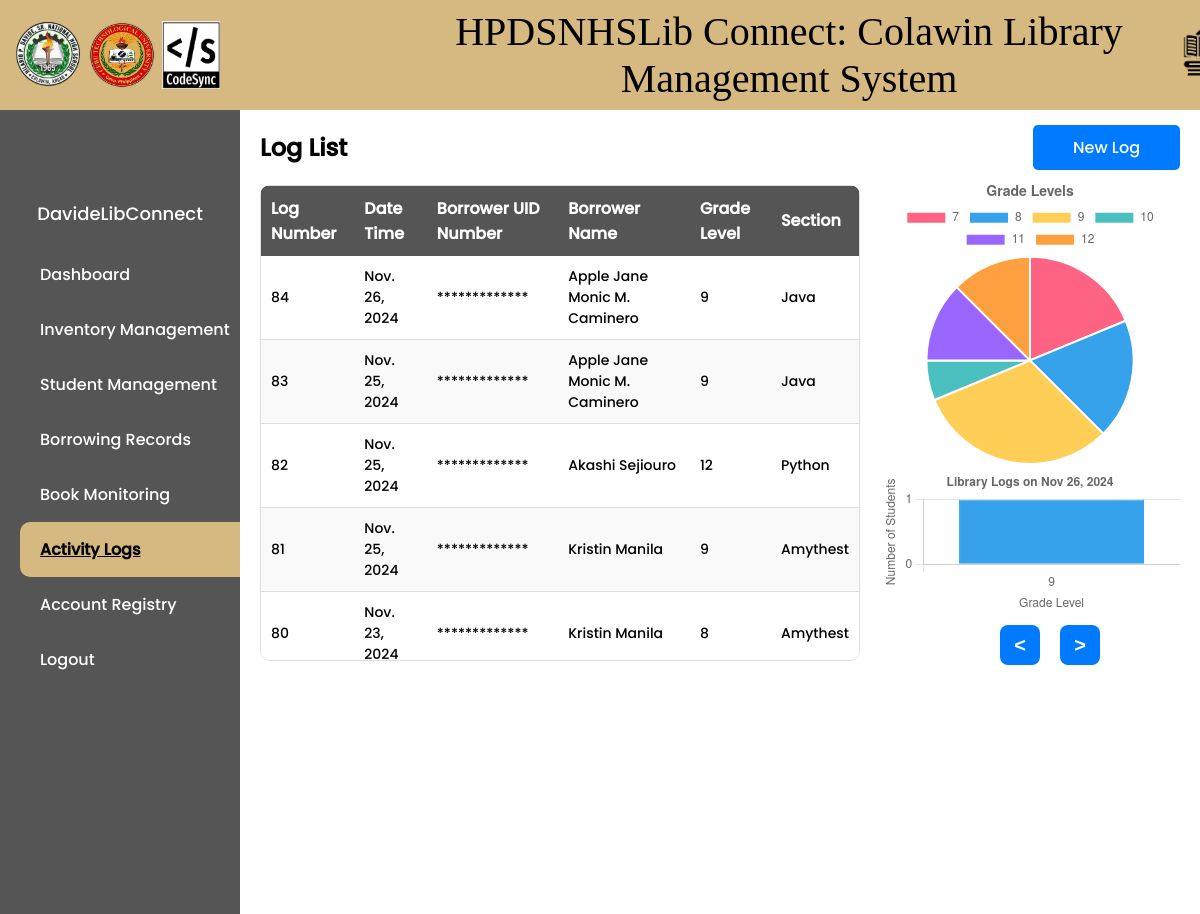
/list/ (signed in, upper part), run on an earlier commit of the app's database.
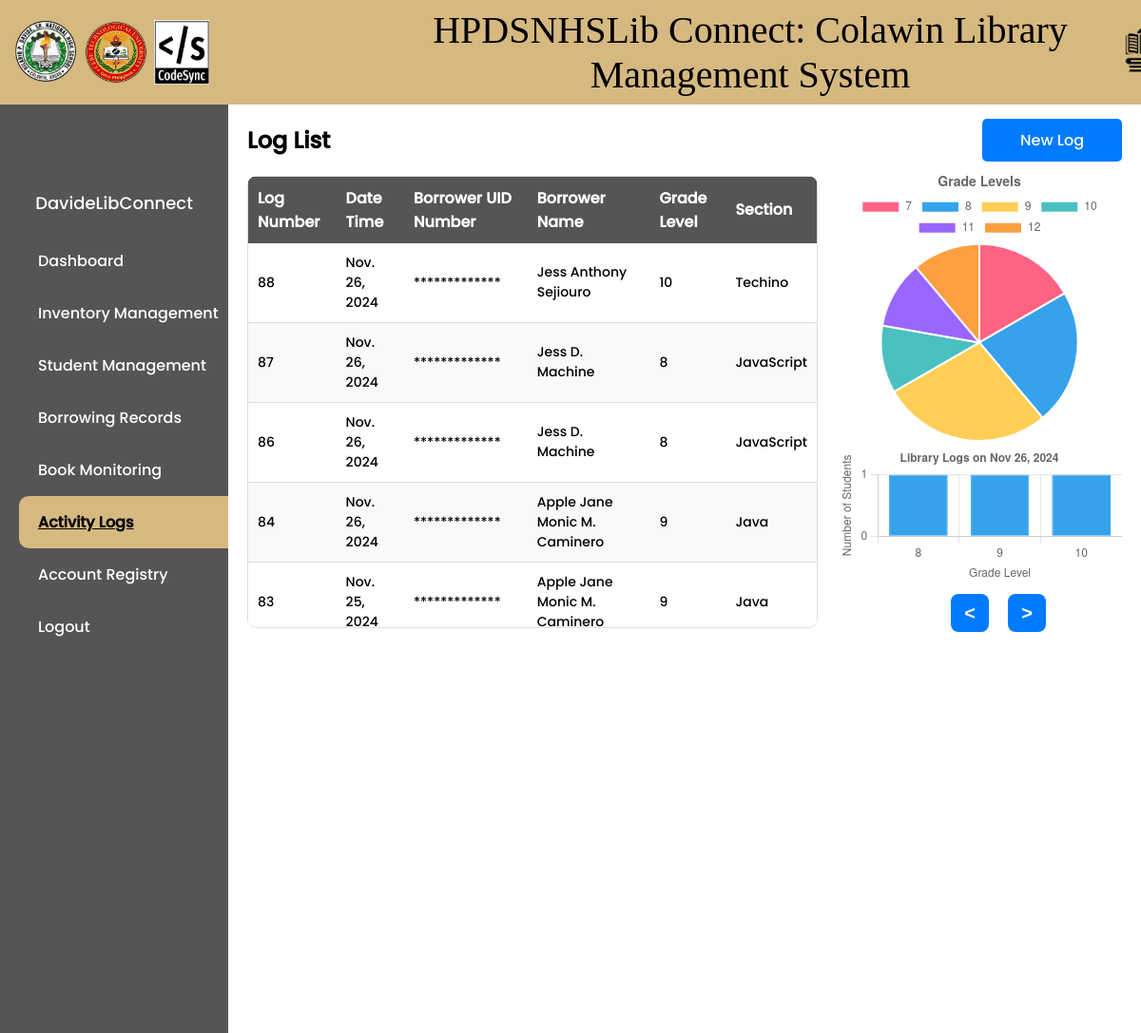
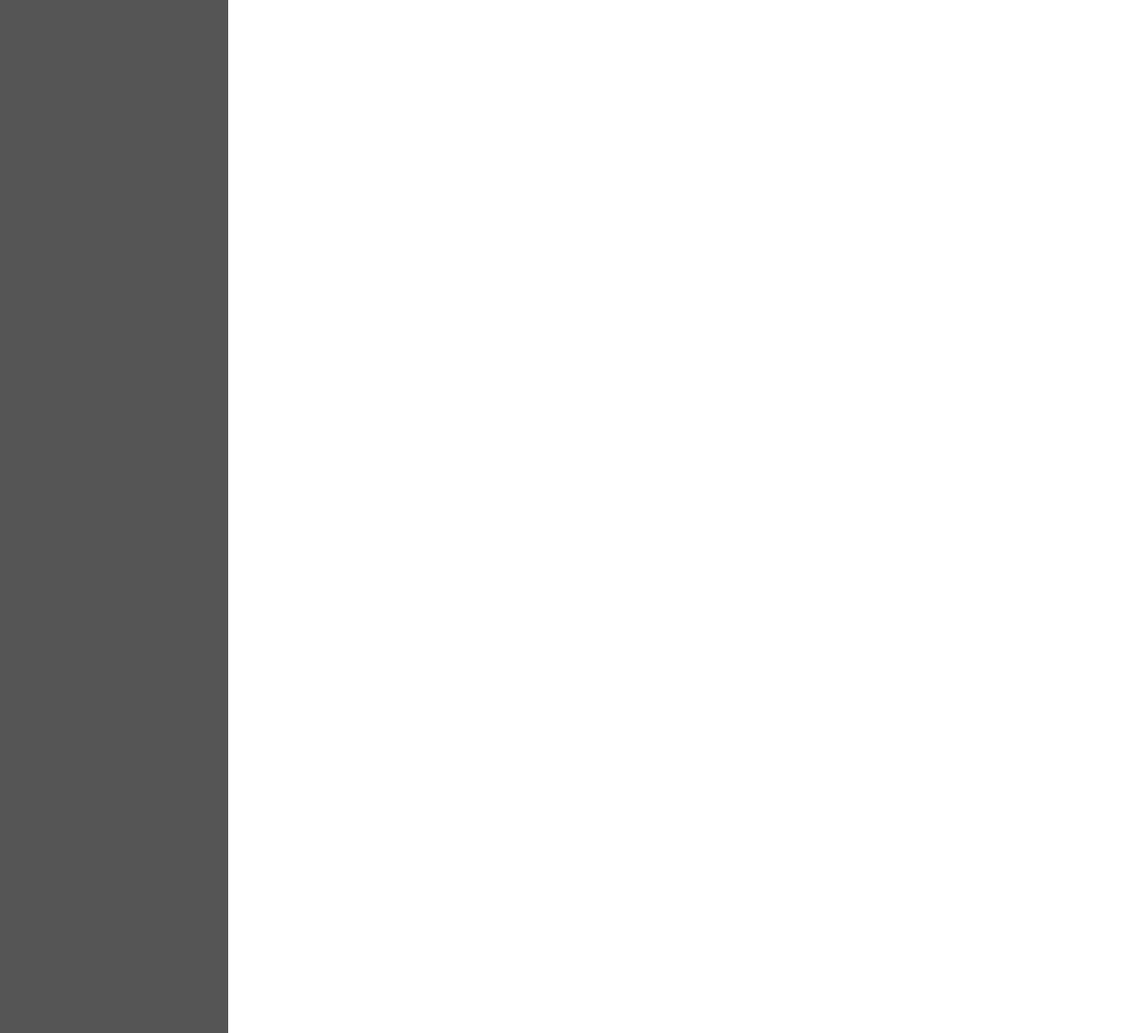
And on a later commit of the database (2 pictures, top to bottom).
### library/models.py (models this page shows, shortened)
class Attendance(models.Model):
    attendance_number = models.AutoField(primary_key=True)
    date_time = models.DateTimeField(auto_now_add=True)
    borrower_uid_number = models.CharField(max_length=20)
    borrower_name = models.CharField(max_length=100)
    grade_level = models.IntegerField(null=True, blank=True)
    section = models.CharField(max_length=100, null=True, blank=True)

### library/views.py (the view)
# urls.py: path('list/', views.attendance_list, name='attendance-list'),
@login_required
def attendance_list(request):
    attendances = Attendance.objects.all().order_by('-date_time')
    for attendance in attendances:
        attendance.date_time_local = timezone.localtime(attendance.date_time)  # Convert to local timezone
    grade_level_stats = Attendance.objects.values('grade_level') \
        .annotate(total_students=Count('borrower_uid_number', distinct=True)) \
        .order_by('grade_level')
    labels = [f"{stat['grade_level']}" for stat in grade_level_stats]
    sizes = [stat['total_students'] for stat in grade_level_stats]
    return render(request, 'library/attendance_list.html', {
        'attendances': attendances,
        'grade_level_data': json.dumps({'labels': labels, 'sizes': sizes}),  # Pass JSON data to the template
    })

### library/context_processors.py (called while the page is built)
def navbar_context(request):
    username = None
    if request.user.is_authenticated:
        username = request.user.username
    return {'username': username}

### library/templatetags/custom_filters.py (called while the page is built)
@register.filter(name='obfuscate')
def obfuscate(value):
    return '*' * len(value)

### library/templates/library/attendance_list.html (shortened to what this page needs)
{% extends 'main.html' %}
{% load static %}
{% load custom_filters %}
{% block content %}
<!DOCTYPE html>
<html>
<head>
    {% block css %}
    <link rel="stylesheet" type="text/css" href="{% static 'styles/attendance_list.css' %}">
    {% endblock %}
</head>
<body>
    <div class="main-content">
        <div class="head">
            <div class="buttons" style="display: flex; justify-content: space-between; align-items: center;">
                <h2>Log List</h2>
                <div class="add">
                    <a href="{% url 'create-attendance' %}">New Log</a>
                </div>
            </div>
        </div>
        <div class="content-container">
            <div class="table-container">
                <table>
                    <thead>
                        <tr>
                            <th>Log Number</th>
                            <th>Date Time</th>
                            <th>Borrower UID Number</th>
                            <th>Borrower Name</th>
                            <th>Grade Level</th>
                            <th>Section</th>
                        </tr>
                    </thead>
                    <tbody>
                        {% for attendance in attendances %}
                            <tr>
                                <td>{{ attendance.attendance_number }}</td>
                                <td>{{ attendance.date_time.date }}</td>
                                <td>{{ attendance.borrower_uid_number|obfuscate }}</td>
                                <td>{{ attendance.borrower_name }}</td>
                                <td>{{ attendance.grade_level }}</td>
                                <td>{{ attendance.section }}</td>
                            </tr>
                        {% endfor %}
                    </tbody>
                </table>
            </div>
            <div class="chart" style="display: flex; flex-direction: column;">
            <div class="chart-container" style="width: 300px; height: 280px;">
                <canvas id="attendanceChart"></canvas>
            </div>
            <div class="bar" id="carouselChartContainer" style="width: 300px; height: 95px; ">
                <div class="carousel-inner" style="width: 300px; height: 180px;">
                </div>
                <div class="btns" style="display: flex; flex-direction: row; margin-top: 45px; padding-left: 40px;">
                    <button class="carousel-control-prev" type="button" id="prevButton">
                        <span><</span>
                    </button>
                    <button class="carousel-control-next" type="button" id="nextButton">
                        <span>></span>
                    </button>
                </div>
            </div>
        </div>
        </div>
    </div>
</body>
</html>
{% endblock %}

What changed in the data, as far as the page shows it:
no longer on this page (row unchanged): Attendance: attendance_number "82", date_time "Nov. 25, 2024", borrower_uid_number|obfuscate "*************", borrower_name "Akashi Sejiouro", grade_level "12", section "Python"
no longer on this page (row unchanged): Attendance: attendance_number "81", date_time "Nov. 25, 2024", borrower_uid_number|obfuscate "*************", borrower_name "Kristin Manila", grade_level "9", section "Amythest"
no longer on this page (row unchanged): Attendance: attendance_number "80", date_time "Nov. 23, 2024", borrower_uid_number|obfuscate "*************", borrower_name "Kristin Manila", grade_level "8", section "Amythest"
added Attendance: attendance_number "88", date_time "Nov. 26, 2024", borrower_uid_number|obfuscate "*************", borrower_name "Jess Anthony Sejiouro", grade_level "10", section "Techino"
added Attendance: attendance_number "87", date_time "Nov. 26, 2024", borrower_uid_number|obfuscate "*************", borrower_name "Jess D. Machine", grade_level "8", section "JavaScript"
added Attendance: attendance_number "86", date_time "Nov. 26, 2024", borrower_uid_number|obfuscate "*************", borrower_name "Jess D. Machine", grade_level "8", section "JavaScript"
Also different on the page:
chart data {{ grade_level_data|safe }}: {"labels": ["7", "8", "9", "10", "11", "12"], "sizes": [3, 3, 5, 1, 2, 2]} → {"labels": ["7", "8", "9", "10", "11", "12"], "sizes": [3, 4, 5, 2, 2, 2]}
